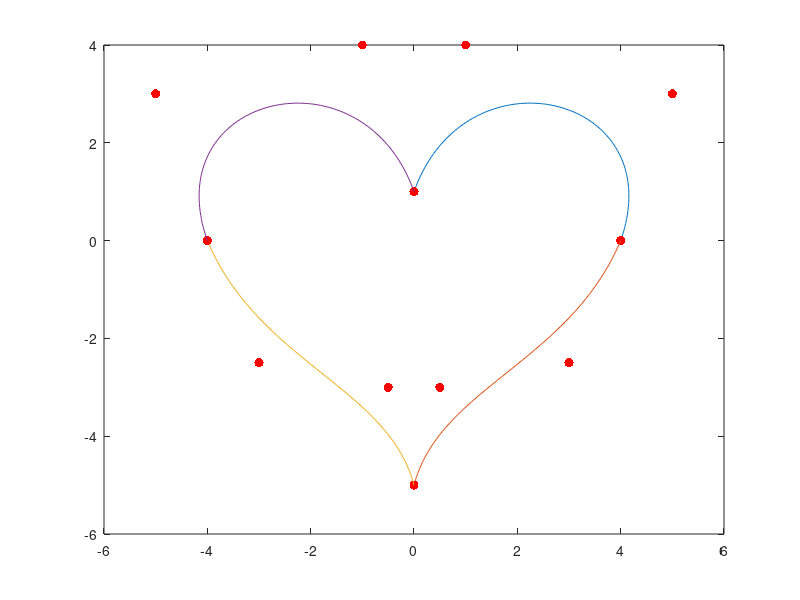

This chart was generated by the following MATLAB code:
function heart()
P = [0 1 1 4 5 3 4 0; 4 0 3 -2.5 0.5 -3 0 -5; 0 -5 -0.5 -3 -3 -2.5 -4 0; -4 0 -5 3 -1 4 0 1];
clf;  %Clear figures

for m=1:4
%Plot control points
    for k=1:4
     plot(P(m,2*k-1),P(m,2*k),'r.','MarkerSize',20);
     hold on;
    end

    t = 0:.01:1;

    % The cubic Bernstein basis functions
    B=@(k,n,t) nchoosek(n,k)*(1-t).^(n-k).*t.^k;

    B0 = B(0,3,t);
    B1 = B(1,3,t);
    B2 = B(2,3,t);
    B3 = B(3,3,t);

    % Summing them together.
    x= P(m,1) * B0  +  P(m,3) * B1  +  P(m,5) * B2  +  P(m,7) * B3;
    y= P(m,2) * B0  +  P(m,4) * B1  +  P(m,6) * B2  +  P(m,8) * B3;

    plot(x,y);   % Plot Bezier curve (x(t), y(t))
    hold on;
end
